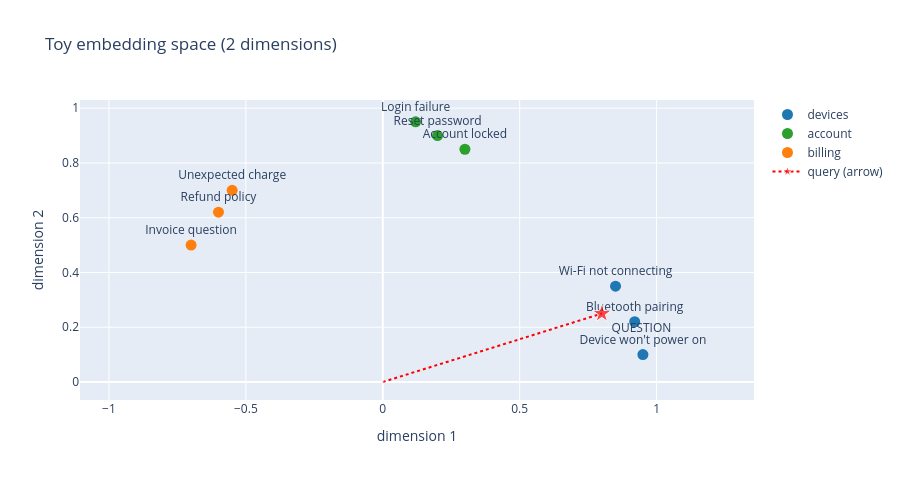

Notebook cell for this chart:
### Markdown cell above
---
# Part 0 · Vectors and vector databases (the ideas behind Steps 2-6)
Before we build the pipeline, let's understand its two core ingredients with a **small toy example you can see and play with**. No database or API calls in this part: only `numpy` and a plot.

## 0.1 What is a vector?
A **vector** is just an ordered list of numbers, for example `[0.2, -1.7, 2.3]`. You can read it as a **point (or an arrow) in space**:
- 2 numbers = a point on a map,
- 3 numbers = a point in a room,
- 1,536 numbers (what OpenAI's embedding model returns) = a point in a space we cannot picture, but the maths works exactly the same.

An **embedding model** turns unstructured data (text, images, audio, video) into such a vector. It is trained so that **similar meaning ends up at nearby points**.

![Unstructured data (images, documents, video, audio) is converted into rows of numbers, the embeddings](https://raw.githubusercontent.com/Ngxba/fpt-ghc-data-ai-workshop-level1/main/assets/image-160.png)

For example, after training, the embeddings of fruits cluster together, cities form another cluster, birds another, and so on. The model was never told these categories: it learned them from how words are used.

![Embeddings of fruits, cities and birds form separate clusters in the embedding space](https://raw.githubusercontent.com/Ngxba/fpt-ghc-data-ai-workshop-level1/main/assets/image-161.png)

Real embeddings have too many dimensions to draw, so below we use a **toy map with 2 dimensions**. We placed these 9 support topics **by hand** (the numbers are invented, a real model would compute them), grouped into 3 topics. The axes have no human meaning, in real models they don't either.

### Code cell
import numpy as np
import plotly.graph_objects as go

def cosine(a, b):
    """Cosine similarity: 1 = same direction, 0 = unrelated, -1 = opposite."""
    a, b = np.array(a, dtype=float), np.array(b, dtype=float)
    return float(a @ b / (np.linalg.norm(a) * np.linalg.norm(b)))

# (title, topic, 2-D toy vector). In a real system the vector would come from an embedding model.
toy_items = [
    ("Bluetooth pairing",     "devices",  (0.92, 0.22)),
    ("Wi-Fi not connecting",  "devices",  (0.85, 0.35)),
    ("Device won't power on", "devices",  (0.95, 0.10)),
    ("Reset password",        "account",  (0.20, 0.90)),
    ("Account locked",        "account",  (0.30, 0.85)),
    ("Login failure",         "account",  (0.12, 0.95)),
    ("Refund policy",         "billing",  (-0.60, 0.62)),
    ("Invoice question",      "billing",  (-0.70, 0.50)),
    ("Unexpected charge",     "billing",  (-0.55, 0.70)),
]
toy = {title: np.array(vec) for title, topic, vec in toy_items}
query = np.array([0.80, 0.25])    # the user's question: "My headphones won't connect"  (try moving it later!)

colors = {"devices": "#1f77b4", "account": "#2ca02c", "billing": "#ff7f0e"}
fig = go.Figure()
for topic, color in colors.items():
    pts = [(t, v) for t, tp, v in toy_items if tp == topic]
    fig.add_trace(go.Scatter(x=[v[0] for _, v in pts], y=[v[1] for _, v in pts], mode="markers+text",
                             text=[t for t, _ in pts], textposition="top center", name=topic,
                             marker=dict(size=11, color=color)))
fig.add_trace(go.Scatter(x=[0, query[0]], y=[0, query[1]], mode="lines+markers+text", name="query (arrow)",
                         text=["", "QUESTION"], textposition="bottom right",
                         line=dict(color="red", dash="dot"), marker=dict(size=[1, 14], symbol="star", color="red")))
fig.update_layout(title="Toy embedding space (2 dimensions)", xaxis_title="dimension 1", yaxis_title="dimension 2",
                  height=480, yaxis=dict(scaleanchor="x", scaleratio=1))
fig.show()

### Figure 1 — Plotly figure (JSON) as saved in the notebook; plotly's stock layout.template omitted (floating-point values rounded to 4 significant figures)
{"data": [{"marker": {"color": "#1f77b4", "size": 11}, "mode": "markers+text", "name": "devices", "text": ["Bluetooth pairing", "Wi-Fi not connecting", "Device won't power on"], "textposition": "top center", "type": "scatter", "x": [0.92, 0.85, 0.95], "y": [0.22, 0.35, 0.1]}, {"marker": {"color": "#2ca02c", "size": 11}, "mode": "markers+text", "name": "account", "text": ["Reset password", "Account locked", "Login failure"], "textposition": "top center", "type": "scatter", "x": [0.2, 0.3, 0.12], "y": [0.9, 0.85, 0.95]}, {"marker": {"color": "#ff7f0e", "size": 11}, "mode": "markers+text", "name": "billing", "text": ["Refund policy", "Invoice question", "Unexpected charge"], "textposition": "top center", "type": "scatter", "x": [-0.6, -0.7, -0.55], "y": [0.62, 0.5, 0.7]}, {"line": {"color": "red", "dash": "dot"}, "marker": {"color": "red", "size": [1, 14], "symbol": "star"}, "mode": "lines+markers+text", "name": "query (arrow)", "text": ["", "QUESTION"], "textposition": "bottom right", "type": "scatter", "x": [0, 0.8], "y": [0, 0.25]}], "layout": {"height": 480, "title": {"text": "Toy embedding space (2 dimensions)"}, "xaxis": {"title": {"text": "dimension 1"}}, "yaxis": {"scaleanchor": "x", "scaleratio": 1, "title": {"text": "dimension 2"}}}}
